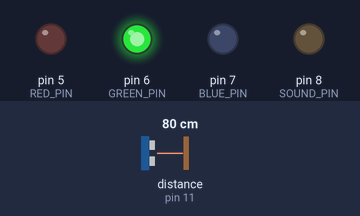
Recording of a sketch running on a simulated Arduino Uno, built with avr-gcc and run on an emulated ATmega328P. On the bench: output pins drawn as LEDs (lit = HIGH). Wiring (inferred from the names in the program): ultrasonic range finder: trigger pin 12; echo pin 11. The test bench sets the inputs (shaded band); at power-on: distance to the obstacle (sensor on pin 11) 80 cm. The echo pulse lasts 58.3 µs per cm; pins used as bus, display or sensor lines are not drawn; what the sketch prints to the serial monitor is not drawn.

Above: at 1.2 s.
1.3 s: distance to the obstacle (sensor on pin 11) set to 9 cm
Timing chart, 0 to 4.3 s (numbered marks = the images above; inputs shaded):
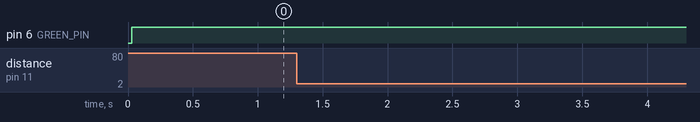

Measured:
- after the input at 1.3 s, every drawn part: stays the same

The sketch:

auto_nerf_blaster.ino
```cpp
// Tristan Caetano
// Auto Nerf Gun Project

// Stepper motor pin mapping
// 11 10 9  8
// 37 35 33 31

// Drivers for ultrasonic sensor
#include "SR04.h"

// Drivers for stepper motor (no longer used)
// #include "Stepper.h"

// Pins for ultrasonic sensor
#define TRIG_PIN 12
#define ECHO_PIN 11

// Light pins
#define RED_PIN 5
#define GREEN_PIN 6
#define BLUE_PIN 7

// Pin for insulting sound
#define SOUND_PIN 8

// Length of array
#define DEF_LENGTH 4

// Initializing ultrasonic sensor on pins 11 and 12
SR04 sr04 = SR04(ECHO_PIN,TRIG_PIN);

// Variable for getting current distance
long a;

// Variable that stores the last few distances
int lastFour[DEF_LENGTH];

// Counter that keeps track of distances
int counter = 0;

// Setting constants for stepper motor (no longer used)
//const int stepsPerRevolution = 2048;  // change this to fit the number of steps per revolution
//const int rolePerMinute = 18;         // Adjustable range of 28BYJ-48 stepper is 0~17 rpm

// Initializing stepper motor on pins 31 to 37 (no longer used)
// Stepper myStepper(stepsPerRevolution, 31, 35, 33, 37);

// Initialization
void setup() {

  // Initing ultrasonic sensor
   Serial.begin(9600);

   // Initing stepper motor (no longer used)
   // myStepper.setSpeed(rolePerMinute);

  // initialize the serial port:
  Serial.begin(9600);

  // Initing light outs
   pinMode(RED_PIN, OUTPUT);
   pinMode(GREEN_PIN, OUTPUT);
   pinMode(BLUE_PIN,OUTPUT);

   // Initing sound pin
   pinMode(SOUND_PIN, OUTPUT);
}

// Loop function
void loop() {

  // Getting distance from ultrasonic sensor
   a=sr04.Distance();

   // Starting distance tracking if counter is at 0
   if(counter == 0){
    lastFour[counter] = a;
    counter ++;
   }

   // If the counter is at max, shoot (set light to red)
   else if(counter == DEF_LENGTH){

    Serial.println("S H O O T");

    // Make insulting noise
    makeNoise(true);

    // Turn light red
    turnOnLight(true);

    // Rotates stepper motor (no longer used)
    //myStepper.step(stepsPerRevolution);

    // Delay allows for perfect timing of sound to play and stop
    delay(1200);

    // Stop sound
    makeNoise(false);

    // Resetting counter and array
    counter = 0;
    for(int i; i < DEF_LENGTH; i++){
      lastFour[i] = 0;
    }
   }

   // Save distance if the next distance is less than the last
   else if(lastFour[counter - 1] > a){
    lastFour[counter] = a;
    counter ++;
   }

   // If distance is more reset counter and array
   else if(a <= (lastFour[counter - 1] * 2)){
    Serial.println("R E S E T");
    counter = 0;
    for(int i; i < DEF_LENGTH; i++){
      lastFour[i] = 0;
      }
    }

   // Prints for distance
   Serial.print(a);
   Serial.println("cm");

   // Reset light to green
   turnOnLight(false);
}

// Function that can turn the LED red or green
void turnOnLight(boolean activate){

  // Turn red
  if(activate){
    digitalWrite(RED_PIN, HIGH);
    digitalWrite(GREEN_PIN, LOW);
    digitalWrite(BLUE_PIN, LOW);

  // Turn green
  }else{
    // Setting default lights
   digitalWrite(RED_PIN, LOW);
   digitalWrite(GREEN_PIN, HIGH);
   digitalWrite(BLUE_PIN, LOW);

  }
}

// Function that plays and stops the sound
void makeNoise(boolean activate){

  // Play sound
  if(activate){
    digitalWrite(SOUND_PIN, HIGH);

  // Stop sound
  }else{
   digitalWrite(SOUND_PIN, LOW);

  }
}
```

SR04.cpp
```cpp
#include "SR04.h"

SR04::SR04(int echoPin, int triggerPin) {
    _echoPin = echoPin;
    _triggerPin = triggerPin;
    pinMode(_echoPin, INPUT);
    pinMode(_triggerPin, OUTPUT);
    _autoMode = false;
    _distance = 999;
}


long SR04::Distance() {
    long d = 0;
    _duration = 0;
    digitalWrite(_triggerPin, LOW);
    delayMicroseconds(2);
    digitalWrite(_triggerPin, HIGH);
    delayMicroseconds(10);
    digitalWrite(_triggerPin, LOW);
    delayMicroseconds(2);
    _duration = pulseIn(_echoPin, HIGH, PULSE_TIMEOUT);
    d = MicrosecondsToCentimeter(_duration);
    delay(25);
    return d;
}

long SR04::DistanceAvg(int wait, int count) {
    long min, max, avg, d;
    min = 999;
    max = 0;
    avg = d = 0;

    if (wait < 25) {
        wait = 25;
    }

    if (count < 1) {
        count = 1;
    }

    for (int x = 0; x < count + 2; x++) {
        d = Distance();

        if (d < min) {
            min = d;
        }

        if (d > max) {
            max = d;
        }

        avg += d;
    }

    // substract highest and lowest value
    avg -= (max + min);
    // calculate average
    avg /= count;
    return avg;
}

void SR04::Ping() {
    _distance = Distance();
}

long SR04::getDistance() {
    return _distance;
}

long SR04::MicrosecondsToCentimeter(long duration) {
    long d = (duration * 100) / 5882;
    //d = (d == 0)?999:d;
    return d;
}
```

SR04.h
```cpp
#ifndef SR04_H
#define SR04_H

#if defined(ARDUINO) && ARDUINO >= 100
	#include "Arduino.h"
#else
	#include "WProgram.h"
#endif
//#include "pins_arduino.h"

#include <inttypes.h>

#define PULSE_TIMEOUT 150000L	// 100ms
#define DEFAULT_DELAY 10
#define DEFAULT_PINGS 5
class SR04 {
public:

	/**
	* Constructor
	* Ultrasonic sensor SR04, four connections pins
	* VCC, ECHO, TRIGGER, GND
	* <br>
	* \param echoPin digital INPUT-Pin for measuring distance
	* \param triggerPin if 10us high a trigger signal is generated from
	*					SR04
	*
	* \return void
	*/
	SR04(int echoPin, int triggerPin);

	/**
	* Do a measurment for this sensor. Return distance as long
	* in centimenter
	* \return long distance in centimeter
	*/
	long Distance();

	/**
	* Do count measurents and calculate the average.
	* To avoid defilement from ow/high peaks, min/max values
	* are substracted from the average
	*
	* \param wait delay between measurements, default = DEFAULT_DELAY/ms
	* \param count number of measurements, default DEFAULT_PINGS
	* \return long distance in centimeter
	**/
	long DistanceAvg(int wait=DEFAULT_DELAY, int count=DEFAULT_PINGS);

	/**
	* Do only a ping. Get result with methode getDistance()
	*
	* \param keine
	*/
	void Ping() ;

	/**
	* return latest distance. Methode Ping() should be called before
	* \param keine
	* \return Distanz in Zentimeter
	*/
	long getDistance();


private:
	/**
	* Do the measurement calculation and return result in centimeter
	* SR04 measure echo time to obstacle and return way.
	* <br>
	* Sound travels with 340m/sec
	* <br>
	* Example: Obstace 100cm away from SR04. Measure time is 100cm to
	* obstacle and 100cm return = 200cm
	* <br>
	* 1sec = 1000ms = 1.000.000uS
	* 1.000.000 / 340 = Distance in microseconds for 100cm
	* 2941uS fuer 100cm = 5882 uS fuer 200cm
	*
	* duration / 5882 * 100 = distance in cm
	*/
	long MicrosecondsToCentimeter(long duration);

	long _currentDistance;
	int _echoPin, _triggerPin;
	long _duration, _distance;
	bool _autoMode;
};
#endif
```
